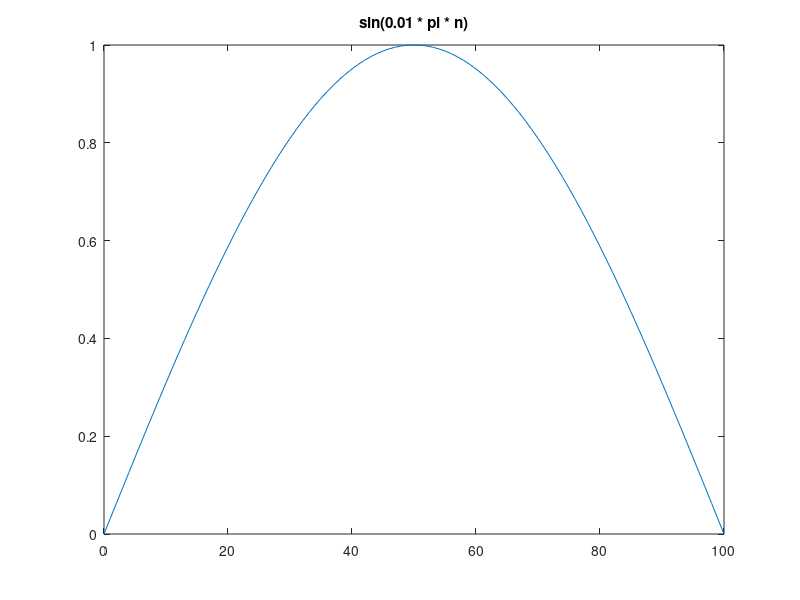
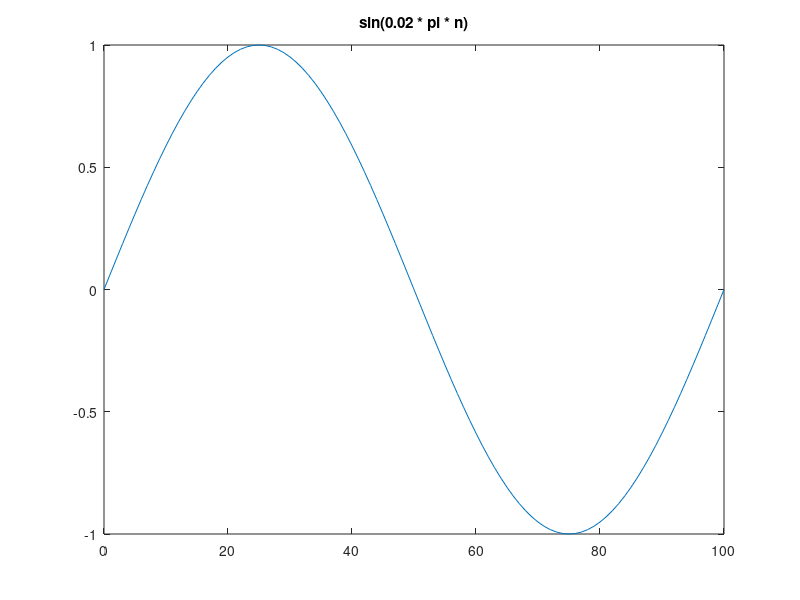
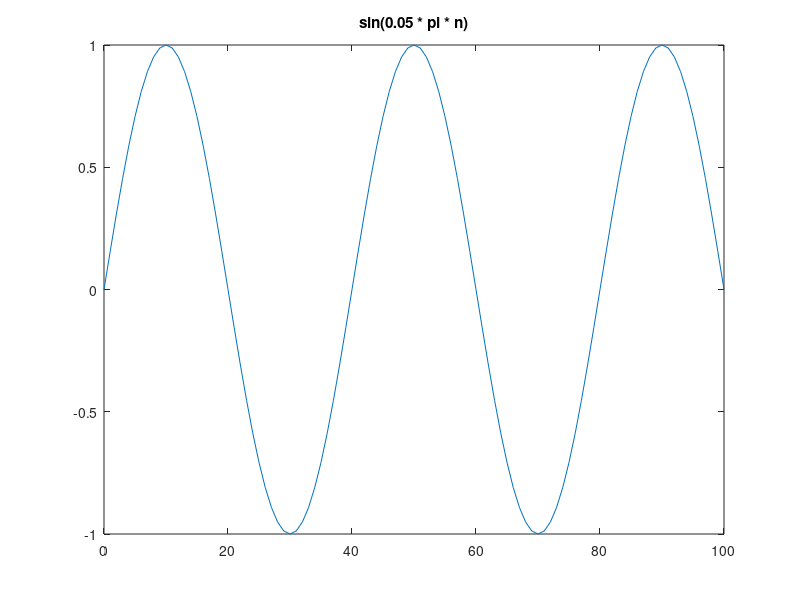
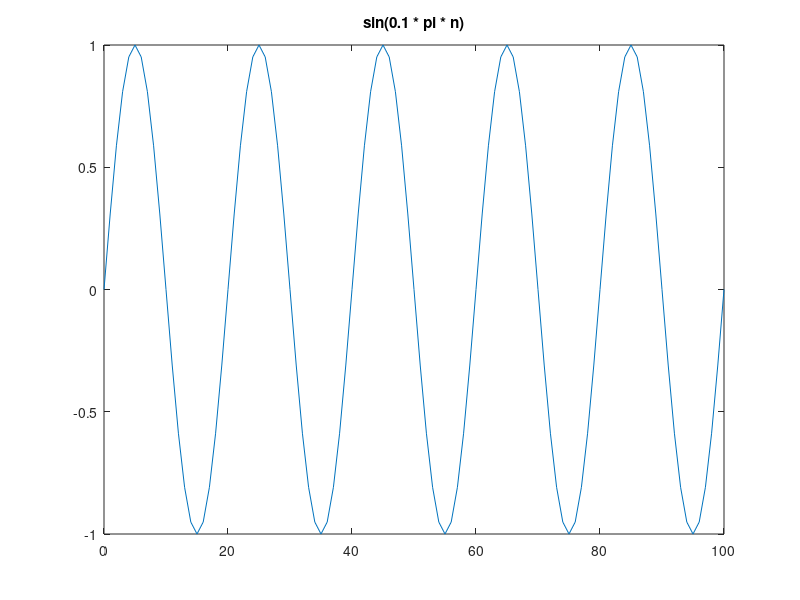

The MATLAB source for these figures, in order:
%%%%%%%%%%%%%%%%%%%%%%%%%%%%%%%%%%%%%%%%%%%
%                                         %
% Draw 4 functions in 3 different ways:   %
%  - One window every function            %
%  - All functions in one window          %
%  - Overlap all four functions           %
%                                         %
%%%%%%%%%%%%%%%%%%%%%%%%%%%%%%%%%%%%%%%%%%%

% Define the value 'n' from 0 to 100
n = 0:100;

% Define the 4 frequencies
f1 = 0.01;
f2 = 0.02;
f3 = 0.05;
f4 = 0.1;

% Define the 4 functions
y1 = sin(n*pi*f1);
y2 = sin(n*pi*f2);
y3 = sin(n*pi*f3);
y4 = sin(n*pi*f4);

%%%%%%%%%%%%%%%%%%%%%%%%%%%%%%%%%%%%%%%%%%%
%                                         %
% Draw each function in a separate window %
%                                         %
%%%%%%%%%%%%%%%%%%%%%%%%%%%%%%%%%%%%%%%%%%%

% Draw the first function
figure;
plot(n, y1);
title('sin(0.01 * pi * n)');

% Draw the secpnd function
figure;
plot(n, y2);
title('sin(0.02 * pi * n)');

% Draw the third function
figure;
plot(n, y3);
title('sin(0.05 * pi * n)');

% Draw the fourth function
figure;
plot(n, y4);
title('sin(0.1 * pi * n)');

%%%%%%%%%%%%%%%%%%%%%%%%%%%%%%%%%%%%%%%%%%%
%                                         %
% Draw the 4 functions in one window      %
%                                         %
%%%%%%%%%%%%%%%%%%%%%%%%%%%%%%%%%%%%%%%%%%%

figure;
subplot(2,2,1); p1 = plot(n,y1); title('sin(0.01 * pi * n)');
subplot(2,2,2); p2 = plot(n,y2); title('sin(0.02 * pi * n)');
subplot(2,2,3); p3 = plot(n,y3); title('sin(0.05 * pi * n)');
subplot(2,2,4); p4 = plot(n,y4); title('sin(0.1 * pi * n)');

%%%%%%%%%%%%%%%%%%%%%%%%%%%%%%%%%%%%%%%%%%%
%                                         %
% Draw the 4 functions overlaped          %
%                                         %
%%%%%%%%%%%%%%%%%%%%%%%%%%%%%%%%%%%%%%%%%%%

figure;
hold on;
plot(n,y1,"m");
plot(n,y2,"w");
plot(n,y3,"b");
plot(n,y4,"c");
%{
plot(n,y1,'Color', 'blue');
plot(n,y2,'Color', 'red');
plot(n,y3,'Color', 'green');
plot(n,y4,'Color', 'yellow');
%}
hold off;